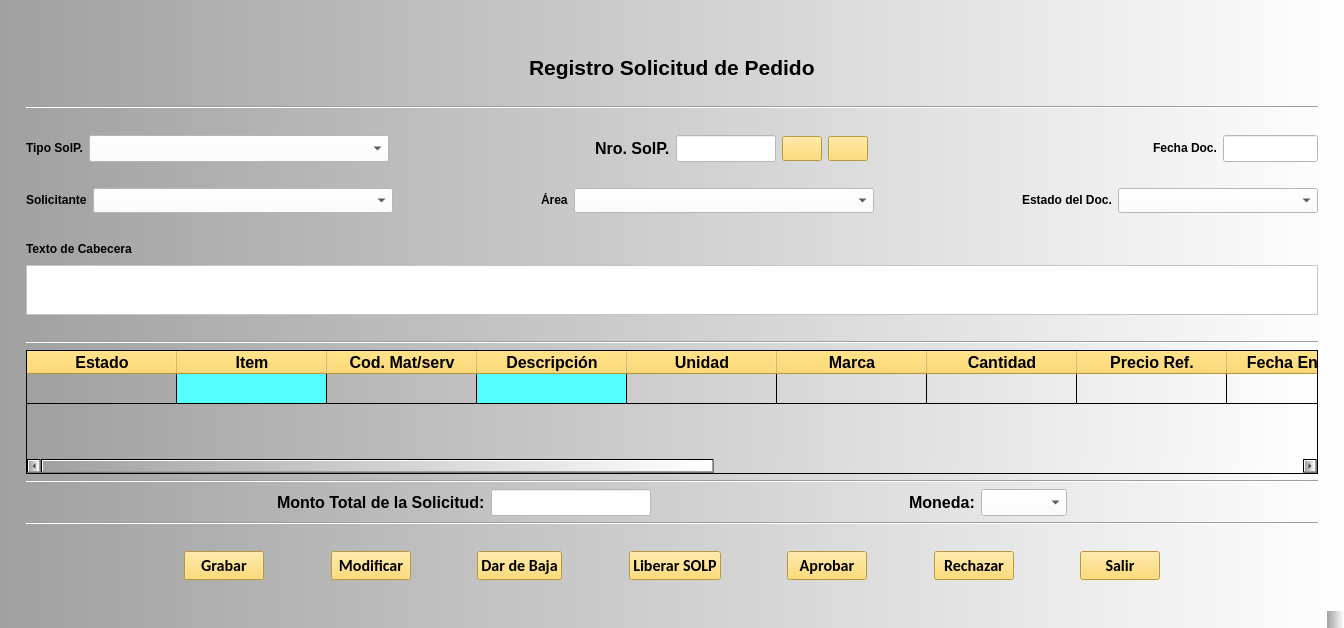
<?xml version="1.0" encoding="UTF-8"?>
<ui version="4.0">
 <class>MainWindow</class>
 <widget class="QMainWindow" name="MainWindow">
  <property name="geometry">
   <rect>
    <x>0</x>
    <y>0</y>
    <width>1344</width>
    <height>628</height>
   </rect>
  </property>
  <property name="minimumSize">
   <size>
    <width>0</width>
    <height>25</height>
   </size>
  </property>
  <property name="font">
   <font>
    <pointsize>12</pointsize>
   </font>
  </property>
  <property name="windowTitle">
   <string>Registro Solicitud de Pedido</string>
  </property>
  <property name="styleSheet">
   <string notr="true">background-color: qlineargradient(spread:pad, x1:0, y1:0, x2:1, y2:0, stop:0 rgba(160, 160, 160, 255), stop:1 rgba(255, 255, 255, 255));</string>
  </property>
  <widget class="QWidget" name="centralwidget">
   <layout class="QGridLayout" name="gridLayout">
    <item row="6" column="1">
     <layout class="QHBoxLayout" name="horizontalLayout_2">
      <item>
       <widget class="QLabel" name="lbTipo_Solp">
        <property name="styleSheet">
         <string notr="true">background-color: rgba(255, 255, 255, 0);
color: rgb(0, 0, 0);
font: 12pt &quot;MS Shell Dlg 2&quot;;</string>
        </property>
        <property name="text">
         <string>&lt;html&gt;&lt;head/&gt;&lt;body&gt;&lt;p&gt;&lt;span style=&quot; font-weight:600;&quot;&gt;Tipo SolP.&lt;/span&gt;&lt;/p&gt;&lt;/body&gt;&lt;/html&gt;</string>
        </property>
       </widget>
      </item>
      <item>
       <widget class="QComboBox" name="cbTipo_SOLP">
        <property name="enabled">
         <bool>true</bool>
        </property>
        <property name="minimumSize">
         <size>
          <width>300</width>
          <height>25</height>
         </size>
        </property>
        <property name="maximumSize">
         <size>
          <width>300</width>
          <height>16777215</height>
         </size>
        </property>
        <property name="font">
         <font>
          <pointsize>12</pointsize>
         </font>
        </property>
        <property name="styleSheet">
         <string notr="true">background-color: rgb(255, 255, 255);
color: rgb(0, 0, 0);
font: 12pt &quot;MS Shell Dlg 2&quot;;</string>
        </property>
       </widget>
      </item>
      <item>
       <spacer name="horizontalSpacer">
        <property name="orientation">
         <enum>Qt::Horizontal</enum>
        </property>
        <property name="sizeType">
         <enum>QSizePolicy::Fixed</enum>
        </property>
        <property name="sizeHint" stdset="0">
         <size>
          <width>200</width>
          <height>10</height>
         </size>
        </property>
       </spacer>
      </item>
      <item>
       <widget class="QLabel" name="lbNro_Solp">
        <property name="font">
         <font>
          <family>MS Shell Dlg 2</family>
          <pointsize>12</pointsize>
          <weight>9</weight>
          <italic>false</italic>
          <bold>false</bold>
         </font>
        </property>
        <property name="styleSheet">
         <string notr="true">color: rgb(0, 0, 0);
background-color: rgba(255, 255, 255, 0);
font: 75 12pt &quot;MS Shell Dlg 2&quot;;</string>
        </property>
        <property name="text">
         <string>&lt;html&gt;&lt;head/&gt;&lt;body&gt;&lt;p&gt;&lt;span style=&quot; font-weight:600;&quot;&gt;Nro. SolP.&lt;/span&gt;&lt;/p&gt;&lt;/body&gt;&lt;/html&gt;</string>
        </property>
       </widget>
      </item>
      <item>
       <widget class="QLineEdit" name="leNro_SOLP">
        <property name="minimumSize">
         <size>
          <width>100</width>
          <height>25</height>
         </size>
        </property>
        <property name="maximumSize">
         <size>
          <width>100</width>
          <height>16777215</height>
         </size>
        </property>
        <property name="font">
         <font>
          <pointsize>12</pointsize>
         </font>
        </property>
        <property name="styleSheet">
         <string notr="true">background-color: rgb(255, 255, 255);
color: rgb(0, 0, 0);</string>
        </property>
       </widget>
      </item>
      <item>
       <widget class="QPushButton" name="pbNuevaSOLP">
        <property name="minimumSize">
         <size>
          <width>0</width>
          <height>25</height>
         </size>
        </property>
        <property name="maximumSize">
         <size>
          <width>16777215</width>
          <height>25</height>
         </size>
        </property>
        <property name="toolTip">
         <string>NUEVO REGISTRO</string>
        </property>
        <property name="styleSheet">
         <string notr="true">background-color: rgb(255, 213, 79);</string>
        </property>
       </widget>
      </item>
      <item>
       <widget class="QPushButton" name="pbSeleccionar">
        <property name="minimumSize">
         <size>
          <width>0</width>
          <height>25</height>
         </size>
        </property>
        <property name="maximumSize">
         <size>
          <width>16777215</width>
          <height>25</height>
         </size>
        </property>
        <property name="toolTip">
         <string>BUSCAR</string>
        </property>
        <property name="toolTipDuration">
         <number>-1</number>
        </property>
        <property name="styleSheet">
         <string notr="true">background-color: rgb(255, 213, 79);</string>
        </property>
       </widget>
      </item>
      <item>
       <spacer name="horizontalSpacer_2">
        <property name="orientation">
         <enum>Qt::Horizontal</enum>
        </property>
        <property name="sizeType">
         <enum>QSizePolicy::Expanding</enum>
        </property>
        <property name="sizeHint" stdset="0">
         <size>
          <width>88</width>
          <height>20</height>
         </size>
        </property>
       </spacer>
      </item>
      <item>
       <widget class="QLabel" name="lbFecha_Solp">
        <property name="styleSheet">
         <string notr="true">background-color: rgba(255, 255, 255, 0);
color: rgb(0, 0, 0);
font: 75 12pt &quot;MS Shell Dlg 2&quot;;</string>
        </property>
        <property name="text">
         <string>&lt;html&gt;&lt;head/&gt;&lt;body&gt;&lt;p align=&quot;center&quot;&gt;&lt;span style=&quot; font-weight:600;&quot;&gt;Fecha Doc.&lt;/span&gt;&lt;/p&gt;&lt;/body&gt;&lt;/html&gt;</string>
        </property>
       </widget>
      </item>
      <item>
       <widget class="QLineEdit" name="leFecha_SOLP">
        <property name="maximumSize">
         <size>
          <width>95</width>
          <height>16777215</height>
         </size>
        </property>
        <property name="font">
         <font>
          <pointsize>12</pointsize>
         </font>
        </property>
        <property name="styleSheet">
         <string notr="true">background-color: rgb(255, 255, 255);
color: rgb(0, 0, 0);</string>
        </property>
        <property name="text">
         <string/>
        </property>
       </widget>
      </item>
     </layout>
    </item>
    <item row="8" column="1">
     <layout class="QHBoxLayout" name="horizontalLayout_3">
      <item>
       <widget class="QLabel" name="lbSolicita_Solp">
        <property name="styleSheet">
         <string notr="true">color: rgb(0, 0, 0);
background-color: rgba(255, 255, 255, 0);
font: 75 12pt &quot;MS Shell Dlg 2&quot;;</string>
        </property>
        <property name="text">
         <string>&lt;html&gt;&lt;head/&gt;&lt;body&gt;&lt;p&gt;&lt;span style=&quot; font-weight:600;&quot;&gt;Solicitante&lt;/span&gt;&lt;/p&gt;&lt;/body&gt;&lt;/html&gt;</string>
        </property>
       </widget>
      </item>
      <item>
       <widget class="QComboBox" name="cbSolicitante">
        <property name="minimumSize">
         <size>
          <width>300</width>
          <height>25</height>
         </size>
        </property>
        <property name="font">
         <font>
          <pointsize>12</pointsize>
         </font>
        </property>
        <property name="styleSheet">
         <string notr="true">background-color: rgb(255, 255, 255);
color: rgb(0, 0, 0);</string>
        </property>
       </widget>
      </item>
      <item>
       <spacer name="horizontalSpacer_12">
        <property name="orientation">
         <enum>Qt::Horizontal</enum>
        </property>
        <property name="sizeHint" stdset="0">
         <size>
          <width>98</width>
          <height>20</height>
         </size>
        </property>
       </spacer>
      </item>
      <item>
       <widget class="QLabel" name="lbArea_Solp">
        <property name="styleSheet">
         <string notr="true">background-color: rgb(0, 0, 0);
background-color: rgba(255, 255, 255, 0);
font: 75 12pt &quot;MS Shell Dlg 2&quot;;</string>
        </property>
        <property name="text">
         <string>&lt;html&gt;&lt;head/&gt;&lt;body&gt;&lt;p&gt;&lt;span style=&quot; font-weight:600;&quot;&gt;Área&lt;/span&gt;&lt;/p&gt;&lt;/body&gt;&lt;/html&gt;</string>
        </property>
       </widget>
      </item>
      <item>
       <widget class="QComboBox" name="cbArea">
        <property name="minimumSize">
         <size>
          <width>300</width>
          <height>25</height>
         </size>
        </property>
        <property name="font">
         <font>
          <pointsize>12</pointsize>
         </font>
        </property>
        <property name="styleSheet">
         <string notr="true">background-color: rgb(255, 255, 255);
color: rgb(0, 0, 0);</string>
        </property>
       </widget>
      </item>
      <item>
       <spacer name="horizontalSpacer_4">
        <property name="orientation">
         <enum>Qt::Horizontal</enum>
        </property>
        <property name="sizeHint" stdset="0">
         <size>
          <width>40</width>
          <height>20</height>
         </size>
        </property>
       </spacer>
      </item>
      <item>
       <widget class="QLabel" name="lbEstado_Solp">
        <property name="styleSheet">
         <string notr="true">color: rgb(0, 0, 0);
background-color: rgba(255, 255, 255, 0);
font: 75 12pt &quot;MS Shell Dlg 2&quot;;</string>
        </property>
        <property name="text">
         <string>&lt;html&gt;&lt;head/&gt;&lt;body&gt;&lt;p&gt;&lt;span style=&quot; font-weight:600;&quot;&gt;Estado del Doc.&lt;/span&gt;&lt;/p&gt;&lt;/body&gt;&lt;/html&gt;</string>
        </property>
       </widget>
      </item>
      <item>
       <widget class="QComboBox" name="cbEstado_SOLP">
        <property name="minimumSize">
         <size>
          <width>200</width>
          <height>25</height>
         </size>
        </property>
        <property name="font">
         <font>
          <pointsize>12</pointsize>
         </font>
        </property>
        <property name="styleSheet">
         <string notr="true">background-color: rgb(255, 255, 255);
color: rgb(0, 0, 0);</string>
        </property>
       </widget>
      </item>
     </layout>
    </item>
    <item row="1" column="2" rowspan="19">
     <spacer name="verticalSpacer_2">
      <property name="orientation">
       <enum>Qt::Vertical</enum>
      </property>
      <property name="sizeHint" stdset="0">
       <size>
        <width>17</width>
        <height>743</height>
       </size>
      </property>
     </spacer>
    </item>
    <item row="9" column="1">
     <spacer name="horizontalSpacer_13">
      <property name="orientation">
       <enum>Qt::Horizontal</enum>
      </property>
      <property name="sizeHint" stdset="0">
       <size>
        <width>1229</width>
        <height>20</height>
       </size>
      </property>
     </spacer>
    </item>
    <item row="1" column="0" rowspan="19">
     <spacer name="verticalSpacer">
      <property name="orientation">
       <enum>Qt::Vertical</enum>
      </property>
      <property name="sizeHint" stdset="0">
       <size>
        <width>17</width>
        <height>743</height>
       </size>
      </property>
     </spacer>
    </item>
    <item row="1" column="1">
     <layout class="QHBoxLayout" name="horizontalLayout_7">
      <item>
       <widget class="QLabel" name="lbLogo_Mp">
        <property name="styleSheet">
         <string notr="true">background-color: rgba(255, 255, 255, 0);</string>
        </property>
       </widget>
      </item>
      <item>
       <spacer name="horizontalSpacer_20">
        <property name="orientation">
         <enum>Qt::Horizontal</enum>
        </property>
        <property name="sizeHint" stdset="0">
         <size>
          <width>40</width>
          <height>20</height>
         </size>
        </property>
       </spacer>
      </item>
      <item>
       <widget class="QLabel" name="lbLogo_Soc">
        <property name="styleSheet">
         <string notr="true">background-color: rgba(255, 255, 255, 0);</string>
        </property>
        <property name="text">
         <string/>
        </property>
       </widget>
      </item>
     </layout>
    </item>
    <item row="4" column="1">
     <widget class="Line" name="line">
      <property name="orientation">
       <enum>Qt::Horizontal</enum>
      </property>
     </widget>
    </item>
    <item row="2" column="1">
     <layout class="QHBoxLayout" name="horizontalLayout">
      <item>
       <spacer name="horizontalSpacer_15">
        <property name="orientation">
         <enum>Qt::Horizontal</enum>
        </property>
        <property name="sizeHint" stdset="0">
         <size>
          <width>40</width>
          <height>20</height>
         </size>
        </property>
       </spacer>
      </item>
      <item>
       <widget class="QLabel" name="label">
        <property name="font">
         <font>
          <pointsize>16</pointsize>
          <weight>75</weight>
          <bold>true</bold>
         </font>
        </property>
        <property name="styleSheet">
         <string notr="true">color: rgb(0, 0, 0);
background-color: rgba(255, 255, 255, 0);</string>
        </property>
        <property name="text">
         <string>Registro Solicitud de Pedido</string>
        </property>
       </widget>
      </item>
      <item>
       <spacer name="horizontalSpacer_16">
        <property name="orientation">
         <enum>Qt::Horizontal</enum>
        </property>
        <property name="sizeHint" stdset="0">
         <size>
          <width>40</width>
          <height>20</height>
         </size>
        </property>
       </spacer>
      </item>
     </layout>
    </item>
    <item row="5" column="1">
     <spacer name="horizontalSpacer_22">
      <property name="orientation">
       <enum>Qt::Horizontal</enum>
      </property>
      <property name="sizeHint" stdset="0">
       <size>
        <width>1229</width>
        <height>20</height>
       </size>
      </property>
     </spacer>
    </item>
    <item row="3" column="1">
     <spacer name="horizontalSpacer_25">
      <property name="orientation">
       <enum>Qt::Horizontal</enum>
      </property>
      <property name="sizeHint" stdset="0">
       <size>
        <width>1229</width>
        <height>20</height>
       </size>
      </property>
     </spacer>
    </item>
    <item row="7" column="1">
     <spacer name="horizontalSpacer_9">
      <property name="orientation">
       <enum>Qt::Horizontal</enum>
      </property>
      <property name="sizeHint" stdset="0">
       <size>
        <width>1229</width>
        <height>20</height>
       </size>
      </property>
     </spacer>
    </item>
    <item row="10" column="1">
     <layout class="QHBoxLayout" name="horizontalLayout_4">
      <item>
       <widget class="QLabel" name="lbTxt_Cabec">
        <property name="styleSheet">
         <string notr="true">color: rgb(0, 0, 0);
background-color: rgba(255, 255, 255, 0);
font: 75 12pt &quot;MS Shell Dlg 2&quot;;</string>
        </property>
        <property name="text">
         <string>&lt;html&gt;&lt;head/&gt;&lt;body&gt;&lt;p&gt;&lt;span style=&quot; font-weight:600;&quot;&gt;Texto de Cabecera&lt;/span&gt;&lt;/p&gt;&lt;/body&gt;&lt;/html&gt;</string>
        </property>
       </widget>
      </item>
      <item>
       <spacer name="horizontalSpacer_5">
        <property name="orientation">
         <enum>Qt::Horizontal</enum>
        </property>
        <property name="sizeHint" stdset="0">
         <size>
          <width>238</width>
          <height>20</height>
         </size>
        </property>
       </spacer>
      </item>
     </layout>
    </item>
    <item row="13" column="1">
     <widget class="Line" name="line_4">
      <property name="orientation">
       <enum>Qt::Horizontal</enum>
      </property>
     </widget>
    </item>
    <item row="12" column="1">
     <spacer name="horizontalSpacer_21">
      <property name="orientation">
       <enum>Qt::Horizontal</enum>
      </property>
      <property name="sizeHint" stdset="0">
       <size>
        <width>1229</width>
        <height>20</height>
       </size>
      </property>
     </spacer>
    </item>
    <item row="11" column="1">
     <widget class="QTextEdit" name="teTexto_Cabecera">
      <property name="maximumSize">
       <size>
        <width>16777215</width>
        <height>50</height>
       </size>
      </property>
      <property name="font">
       <font>
        <pointsize>12</pointsize>
       </font>
      </property>
      <property name="styleSheet">
       <string notr="true">background-color: rgb(255, 255, 255);
color: rgb(0, 0, 0);</string>
      </property>
     </widget>
    </item>
    <item row="15" column="1">
     <widget class="Line" name="line_3">
      <property name="orientation">
       <enum>Qt::Horizontal</enum>
      </property>
     </widget>
    </item>
    <item row="17" column="1">
     <widget class="Line" name="line_2">
      <property name="orientation">
       <enum>Qt::Horizontal</enum>
      </property>
     </widget>
    </item>
    <item row="18" column="1">
     <spacer name="horizontalSpacer_29">
      <property name="orientation">
       <enum>Qt::Horizontal</enum>
      </property>
      <property name="sizeHint" stdset="0">
       <size>
        <width>1229</width>
        <height>20</height>
       </size>
      </property>
     </spacer>
    </item>
    <item row="16" column="1">
     <layout class="QHBoxLayout" name="horizontalLayout_6">
      <item>
       <spacer name="horizontalSpacer_7">
        <property name="orientation">
         <enum>Qt::Horizontal</enum>
        </property>
        <property name="sizeHint" stdset="0">
         <size>
          <width>48</width>
          <height>20</height>
         </size>
        </property>
       </spacer>
      </item>
      <item>
       <widget class="QLabel" name="label_3">
        <property name="font">
         <font>
          <pointsize>12</pointsize>
          <weight>75</weight>
          <bold>true</bold>
         </font>
        </property>
        <property name="styleSheet">
         <string notr="true">background-color: rgba(255, 255, 255, 0);</string>
        </property>
        <property name="text">
         <string>Monto Total de la Solicitud:</string>
        </property>
       </widget>
      </item>
      <item>
       <widget class="QLineEdit" name="leMonto_SOLP">
        <property name="maximumSize">
         <size>
          <width>160</width>
          <height>16777215</height>
         </size>
        </property>
        <property name="font">
         <font>
          <pointsize>12</pointsize>
         </font>
        </property>
        <property name="styleSheet">
         <string notr="true">background-color: rgb(255, 255, 255);
color: rgb(0, 0, 0);</string>
        </property>
       </widget>
      </item>
      <item>
       <spacer name="horizontalSpacer_17">
        <property name="orientation">
         <enum>Qt::Horizontal</enum>
        </property>
        <property name="sizeHint" stdset="0">
         <size>
          <width>128</width>
          <height>20</height>
         </size>
        </property>
       </spacer>
      </item>
      <item>
       <widget class="QLabel" name="lbMoneda">
        <property name="styleSheet">
         <string notr="true">color: rgb(0, 0, 0);
background-color: rgba(255, 255, 255, 0);
font: 75 16pt &quot;MS Shell Dlg 2&quot;;</string>
        </property>
        <property name="text">
         <string>&lt;html&gt;&lt;head/&gt;&lt;body&gt;&lt;p align=&quot;center&quot;&gt;&lt;span style=&quot; font-size:12pt; font-weight:600;&quot;&gt;Moneda:&lt;/span&gt;&lt;/p&gt;&lt;/body&gt;&lt;/html&gt;</string>
        </property>
       </widget>
      </item>
      <item>
       <widget class="QComboBox" name="cbMoneda">
        <property name="maximumSize">
         <size>
          <width>200</width>
          <height>16777215</height>
         </size>
        </property>
        <property name="font">
         <font>
          <pointsize>12</pointsize>
         </font>
        </property>
        <property name="styleSheet">
         <string notr="true">background-color: rgb(255, 255, 255);
color: rgb(0, 0, 0);</string>
        </property>
       </widget>
      </item>
      <item>
       <spacer name="horizontalSpacer_18">
        <property name="orientation">
         <enum>Qt::Horizontal</enum>
        </property>
        <property name="sizeHint" stdset="0">
         <size>
          <width>178</width>
          <height>20</height>
         </size>
        </property>
       </spacer>
      </item>
     </layout>
    </item>
    <item row="0" column="1">
     <spacer name="horizontalSpacer_11">
      <property name="orientation">
       <enum>Qt::Horizontal</enum>
      </property>
      <property name="sizeHint" stdset="0">
       <size>
        <width>40</width>
        <height>20</height>
       </size>
      </property>
     </spacer>
    </item>
    <item row="19" column="1">
     <layout class="QHBoxLayout" name="horizontalLayout_5">
      <item>
       <spacer name="horizontalSpacer_19">
        <property name="orientation">
         <enum>Qt::Horizontal</enum>
        </property>
        <property name="sizeHint" stdset="0">
         <size>
          <width>158</width>
          <height>20</height>
         </size>
        </property>
       </spacer>
      </item>
      <item>
       <widget class="QPushButton" name="pbGrabar">
        <property name="font">
         <font>
          <family>Calibri</family>
          <pointsize>12</pointsize>
          <weight>75</weight>
          <italic>false</italic>
          <bold>true</bold>
         </font>
        </property>
        <property name="styleSheet">
         <string notr="true">
background-color: rgb(255, 213, 79);</string>
        </property>
        <property name="text">
         <string>Grabar</string>
        </property>
       </widget>
      </item>
      <item>
       <spacer name="horizontalSpacer_3">
        <property name="orientation">
         <enum>Qt::Horizontal</enum>
        </property>
        <property name="sizeHint" stdset="0">
         <size>
          <width>40</width>
          <height>20</height>
         </size>
        </property>
       </spacer>
      </item>
      <item>
       <widget class="QPushButton" name="pbModificar">
        <property name="font">
         <font>
          <family>Calibri</family>
          <pointsize>12</pointsize>
          <weight>75</weight>
          <bold>true</bold>
         </font>
        </property>
        <property name="styleSheet">
         <string notr="true">background-color: rgb(255, 213, 79);</string>
        </property>
        <property name="text">
         <string>Modificar</string>
        </property>
       </widget>
      </item>
      <item>
       <spacer name="horizontalSpacer_23">
        <property name="orientation">
         <enum>Qt::Horizontal</enum>
        </property>
        <property name="sizeHint" stdset="0">
         <size>
          <width>40</width>
          <height>20</height>
         </size>
        </property>
       </spacer>
      </item>
      <item>
       <widget class="QPushButton" name="pbDarBaja">
        <property name="font">
         <font>
          <family>Calibri</family>
          <pointsize>12</pointsize>
          <weight>75</weight>
          <bold>true</bold>
         </font>
        </property>
        <property name="styleSheet">
         <string notr="true">
background-color: rgb(255, 213, 79);</string>
        </property>
        <property name="text">
         <string>Dar de Baja</string>
        </property>
       </widget>
      </item>
      <item>
       <spacer name="horizontalSpacer_10">
        <property name="orientation">
         <enum>Qt::Horizontal</enum>
        </property>
        <property name="sizeHint" stdset="0">
         <size>
          <width>40</width>
          <height>20</height>
         </size>
        </property>
       </spacer>
      </item>
      <item>
       <widget class="QPushButton" name="pbLiberar_SOLP">
        <property name="font">
         <font>
          <family>Calibri</family>
          <pointsize>12</pointsize>
          <weight>75</weight>
          <italic>false</italic>
          <bold>true</bold>
         </font>
        </property>
        <property name="styleSheet">
         <string notr="true">background-color: rgb(255, 213, 79);</string>
        </property>
        <property name="text">
         <string>Liberar SOLP</string>
        </property>
       </widget>
      </item>
      <item>
       <spacer name="horizontalSpacer_6">
        <property name="orientation">
         <enum>Qt::Horizontal</enum>
        </property>
        <property name="sizeHint" stdset="0">
         <size>
          <width>40</width>
          <height>20</height>
         </size>
        </property>
       </spacer>
      </item>
      <item>
       <widget class="QPushButton" name="pbAprobar">
        <property name="font">
         <font>
          <family>Calibri</family>
          <pointsize>12</pointsize>
          <weight>75</weight>
          <italic>false</italic>
          <bold>true</bold>
         </font>
        </property>
        <property name="styleSheet">
         <string notr="true">
background-color: rgb(255, 213, 79);</string>
        </property>
        <property name="text">
         <string>Aprobar</string>
        </property>
       </widget>
      </item>
      <item>
       <spacer name="horizontalSpacer_8">
        <property name="orientation">
         <enum>Qt::Horizontal</enum>
        </property>
        <property name="sizeHint" stdset="0">
         <size>
          <width>40</width>
          <height>20</height>
         </size>
        </property>
       </spacer>
      </item>
      <item>
       <widget class="QPushButton" name="pbRechazar">
        <property name="font">
         <font>
          <family>Calibri</family>
          <pointsize>12</pointsize>
          <weight>75</weight>
          <italic>false</italic>
          <bold>true</bold>
         </font>
        </property>
        <property name="styleSheet">
         <string notr="true">
background-color: rgb(255, 213, 79);</string>
        </property>
        <property name="text">
         <string>Rechazar</string>
        </property>
       </widget>
      </item>
      <item>
       <spacer name="horizontalSpacer_14">
        <property name="orientation">
         <enum>Qt::Horizontal</enum>
        </property>
        <property name="sizeHint" stdset="0">
         <size>
          <width>40</width>
          <height>20</height>
         </size>
        </property>
       </spacer>
      </item>
      <item>
       <widget class="QPushButton" name="pbSalir">
        <property name="font">
         <font>
          <family>Calibri</family>
          <pointsize>12</pointsize>
          <weight>75</weight>
          <italic>false</italic>
          <bold>true</bold>
         </font>
        </property>
        <property name="styleSheet">
         <string notr="true">background-color: rgb(255, 213, 79);</string>
        </property>
        <property name="text">
         <string>Salir</string>
        </property>
       </widget>
      </item>
      <item>
       <spacer name="horizontalSpacer_24">
        <property name="orientation">
         <enum>Qt::Horizontal</enum>
        </property>
        <property name="sizeHint" stdset="0">
         <size>
          <width>158</width>
          <height>20</height>
         </size>
        </property>
       </spacer>
      </item>
     </layout>
    </item>
    <item row="20" column="1">
     <spacer name="horizontalSpacer_30">
      <property name="orientation">
       <enum>Qt::Horizontal</enum>
      </property>
      <property name="sizeHint" stdset="0">
       <size>
        <width>1229</width>
        <height>17</height>
       </size>
      </property>
     </spacer>
    </item>
    <item row="14" column="1">
     <widget class="QTableWidget" name="tbwRegistro_SOLP">
      <property name="font">
       <font>
        <pointsize>12</pointsize>
       </font>
      </property>
      <property name="styleSheet">
       <string notr="true">QHeaderView::section
{background-color: rgb(255, 213, 79);};

QTableWidget
{background-color: rgba(255, 255, 255, 0);}
</string>
      </property>
      <attribute name="horizontalHeaderDefaultSectionSize">
       <number>150</number>
      </attribute>
      <attribute name="horizontalHeaderHighlightSections">
       <bool>false</bool>
      </attribute>
      <attribute name="horizontalHeaderMinimumSectionSize">
       <number>50</number>
      </attribute>
      <attribute name="verticalHeaderVisible">
       <bool>false</bool>
      </attribute>
      <row>
       <property name="text">
        <string/>
       </property>
      </row>
      <column>
       <property name="text">
        <string>Estado</string>
       </property>
       <property name="font">
        <font>
         <pointsize>12</pointsize>
         <weight>75</weight>
         <bold>true</bold>
        </font>
       </property>
      </column>
      <column>
       <property name="text">
        <string>Item</string>
       </property>
       <property name="font">
        <font>
         <pointsize>12</pointsize>
         <weight>75</weight>
         <bold>true</bold>
        </font>
       </property>
      </column>
      <column>
       <property name="text">
        <string>Cod. Mat/serv</string>
       </property>
       <property name="font">
        <font>
         <pointsize>12</pointsize>
         <weight>75</weight>
         <bold>true</bold>
        </font>
       </property>
      </column>
      <column>
       <property name="text">
        <string>Descripción</string>
       </property>
       <property name="font">
        <font>
         <pointsize>12</pointsize>
         <weight>75</weight>
         <bold>true</bold>
        </font>
       </property>
      </column>
      <column>
       <property name="text">
        <string>Unidad</string>
       </property>
       <property name="font">
        <font>
         <pointsize>12</pointsize>
         <weight>75</weight>
         <bold>true</bold>
        </font>
       </property>
      </column>
      <column>
       <property name="text">
        <string>Marca</string>
       </property>
       <property name="font">
        <font>
         <pointsize>12</pointsize>
         <weight>75</weight>
         <bold>true</bold>
        </font>
       </property>
      </column>
      <column>
       <property name="text">
        <string>Cantidad</string>
       </property>
       <property name="font">
        <font>
         <pointsize>12</pointsize>
         <weight>75</weight>
         <bold>true</bold>
        </font>
       </property>
      </column>
      <column>
       <property name="text">
        <string>Precio Ref.</string>
       </property>
       <property name="font">
        <font>
         <pointsize>12</pointsize>
         <weight>75</weight>
         <bold>true</bold>
        </font>
       </property>
      </column>
      <column>
       <property name="text">
        <string>Fecha Entrega</string>
       </property>
       <property name="font">
        <font>
         <pointsize>12</pointsize>
         <weight>75</weight>
         <bold>true</bold>
        </font>
       </property>
      </column>
      <column>
       <property name="text">
        <string>Org. Compra</string>
       </property>
       <property name="font">
        <font>
         <pointsize>12</pointsize>
         <weight>75</weight>
         <bold>true</bold>
        </font>
       </property>
      </column>
      <column>
       <property name="text">
        <string>Planta</string>
       </property>
       <property name="font">
        <font>
         <pointsize>12</pointsize>
         <weight>75</weight>
         <bold>true</bold>
        </font>
       </property>
      </column>
      <column>
       <property name="text">
        <string>Almacén</string>
       </property>
       <property name="font">
        <font>
         <pointsize>12</pointsize>
         <weight>75</weight>
         <bold>true</bold>
        </font>
       </property>
      </column>
      <column>
       <property name="text">
        <string>Solicitante</string>
       </property>
       <property name="font">
        <font>
         <pointsize>12</pointsize>
         <weight>75</weight>
         <bold>true</bold>
        </font>
       </property>
      </column>
      <column>
       <property name="text">
        <string>Área</string>
       </property>
       <property name="font">
        <font>
         <pointsize>12</pointsize>
         <weight>75</weight>
         <bold>true</bold>
        </font>
       </property>
      </column>
      <column>
       <property name="text">
        <string>Texto</string>
       </property>
       <property name="font">
        <font>
         <pointsize>12</pointsize>
         <weight>75</weight>
         <bold>true</bold>
        </font>
       </property>
      </column>
      <item row="0" column="1">
       <property name="text">
        <string/>
       </property>
       <property name="textAlignment">
        <set>AlignCenter</set>
       </property>
       <property name="background">
        <brush brushstyle="SolidPattern">
         <color alpha="255">
          <red>85</red>
          <green>255</green>
          <blue>255</blue>
         </color>
        </brush>
       </property>
      </item>
      <item row="0" column="3">
       <property name="text">
        <string/>
       </property>
       <property name="background">
        <brush brushstyle="SolidPattern">
         <color alpha="255">
          <red>85</red>
          <green>255</green>
          <blue>255</blue>
         </color>
        </brush>
       </property>
      </item>
     </widget>
    </item>
   </layout>
  </widget>
  <widget class="QStatusBar" name="statusbar"/>
 </widget>
 <tabstops>
  <tabstop>cbTipo_SOLP</tabstop>
  <tabstop>leNro_SOLP</tabstop>
  <tabstop>pbNuevaSOLP</tabstop>
  <tabstop>pbSeleccionar</tabstop>
  <tabstop>leFecha_SOLP</tabstop>
  <tabstop>cbSolicitante</tabstop>
  <tabstop>cbArea</tabstop>
  <tabstop>cbEstado_SOLP</tabstop>
  <tabstop>teTexto_Cabecera</tabstop>
  <tabstop>tbwRegistro_SOLP</tabstop>
  <tabstop>leMonto_SOLP</tabstop>
  <tabstop>cbMoneda</tabstop>
  <tabstop>pbGrabar</tabstop>
  <tabstop>pbModificar</tabstop>
  <tabstop>pbDarBaja</tabstop>
  <tabstop>pbLiberar_SOLP</tabstop>
  <tabstop>pbAprobar</tabstop>
  <tabstop>pbRechazar</tabstop>
  <tabstop>pbSalir</tabstop>
 </tabstops>
 <resources/>
 <connections/>
</ui>
